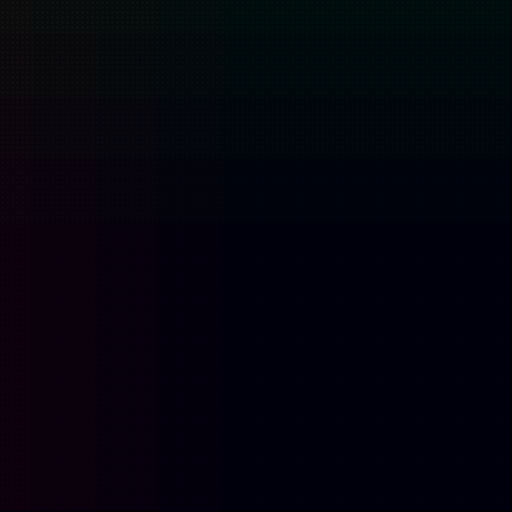
Frame 1 (no input)
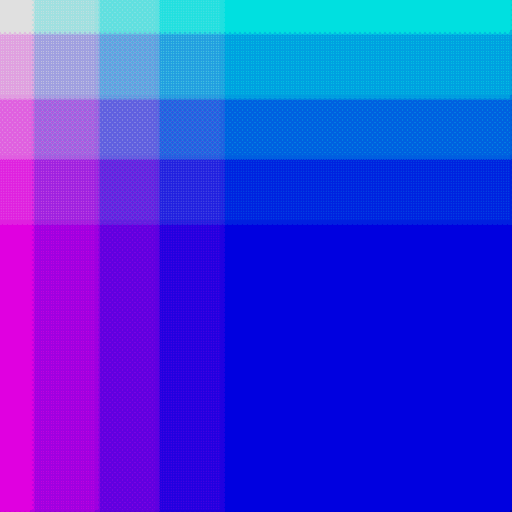
Frame 60 (the mouse pressed at the canvas centre just before this capture)
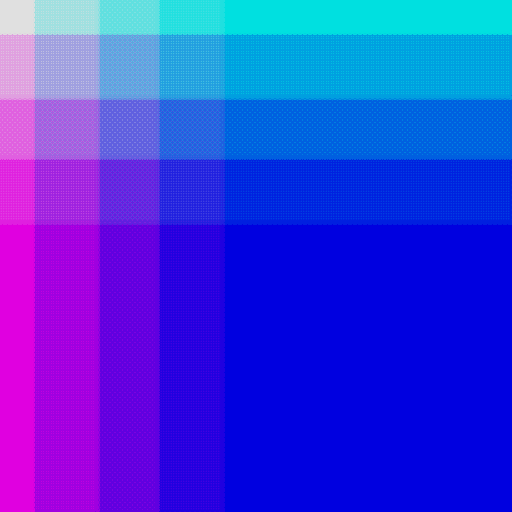
Frame 120 (the mouse held since frame 60 and released just before this capture)

The Processing sketch that drew these frames (run headless with seeded random() and noise(); from frame 60 on, the mouse is pressed at the canvas centre):

// Processing sketch: processing_66644
// ── processing_66644.pde

int a; //this is because it has to be a formular to put in to int int

void setup() {
  size(512, 512);
  smooth();
  background(0);
}

void draw() {

  a=(mouseY-mouseX)/4;
  ourFirstFunction(5, a, 4);
}

void ourFirstFunction(int xRate, int z, int k) {
  noStroke();

  for (int xPos = 0; xPos <= width; xPos+=xRate) {
    for (int yPos = 0; yPos <= width; yPos+=xRate) {
      fill(255-xPos, 255-yPos, 255-z, 0+k);
      ellipse(xPos, yPos, 10, 10);
    }
  }
}
